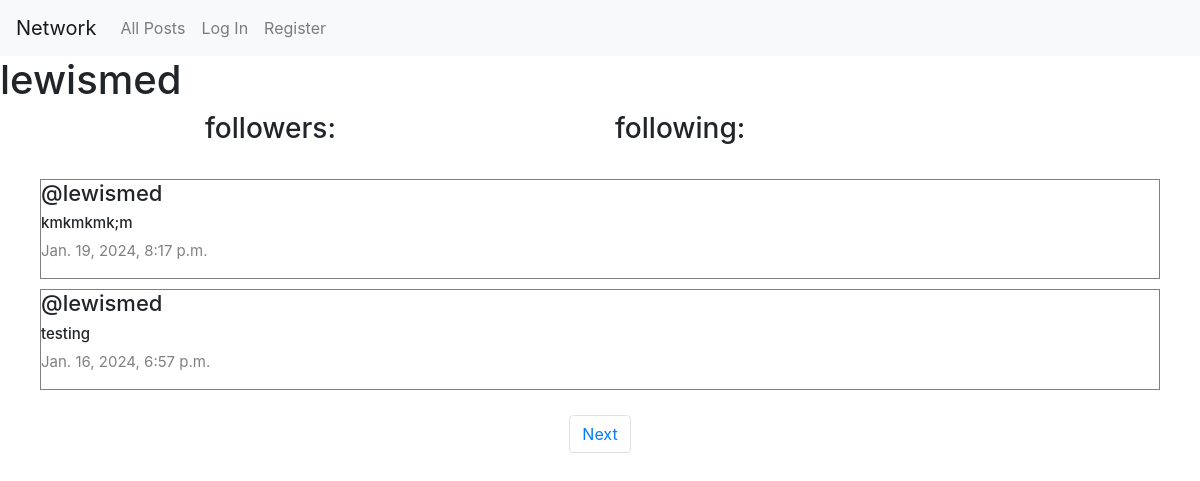
The page /profile/2 on the database its author committed.
### network/models.py (models this page shows, shortened)
class User(AbstractUser):
    pass

class Post(models.Model):
    content=models.CharField(max_length=140)
    user=models.ForeignKey(User,on_delete=models.CASCADE,related_name="author")
    date=models.DateTimeField(auto_now_add=True)

### network/views.py (the view)
# urls.py: path('profile/<int:user_id>',views.profile,name='profile')
def profile(request,user_id):
     user=User.objects.get(pk=user_id)
     allPosts=Post.objects.filter(user=user).order_by("id").reverse()
     paginator=Paginator(allPosts,2)
     page_number= request.GET.get('page')
     posts_of_the_page=paginator.get_page(page_number)
     return render(request, "network/profile.html",{
        "allPosts":allPosts,
        "posts_of_the_page":posts_of_the_page,
        "username":user.username
    })

### network/templates/network/profile.html (shortened to what this page needs)
{% extends "network/layout.html" %}
{% block body %}
<h1>{{ username }}</h1>
<div class="contianer">
<div class="row d-flex justify-content-center">
    <h3 class="col-4"> followers:</h3>
    <h3 class="col-4"> following:</h3>
    </div>
</div>
<div class="all-posts" >
    {% for post in posts_of_the_page %}
    <div class="post" style="margin: 5px 20px; border:0.1px solid gray; display: flex;
    justify-content: center;
    flex-direction:column;
    box-sizing: border-box;">
        <h5 class="username">@{{ post.user }}</h5>
       <h6 class="content" >{{ post.content }}</h6>
        <p class="date"> {{ post.date }}</p>
    </div>
    {% endfor %}
</div>
<nav aria-label="Page navigation example">
    <ul class="pagination d-flex justify-content-center">
      {% if posts_of_the_page.has_next %}
      <li class="page-item"><a class="page-link" href="?page={{ posts_of_the_page.next_page_number }}">Next</a></li>
        {% endif %}
    </ul>
  </nav>
{% endblock %}

### network/static/network/styles.css (style rules this page uses)
.all-posts { display: flex; justify-content: flex-start; flex-direction: column; margin: 20px; }
.content { font-size: 15px; }
.username { font-size: 22px; }
.date { color:gray; font-size: 15px; }

### rows shown on the page
User: username "lewismed"
Post: user "lewismed", content "kmkmkmk;m", date "Jan. 19, 2024, 8:17 p.m."
Post: user "lewismed", content "testing", date "Jan. 16, 2024, 6:57 p.m."
